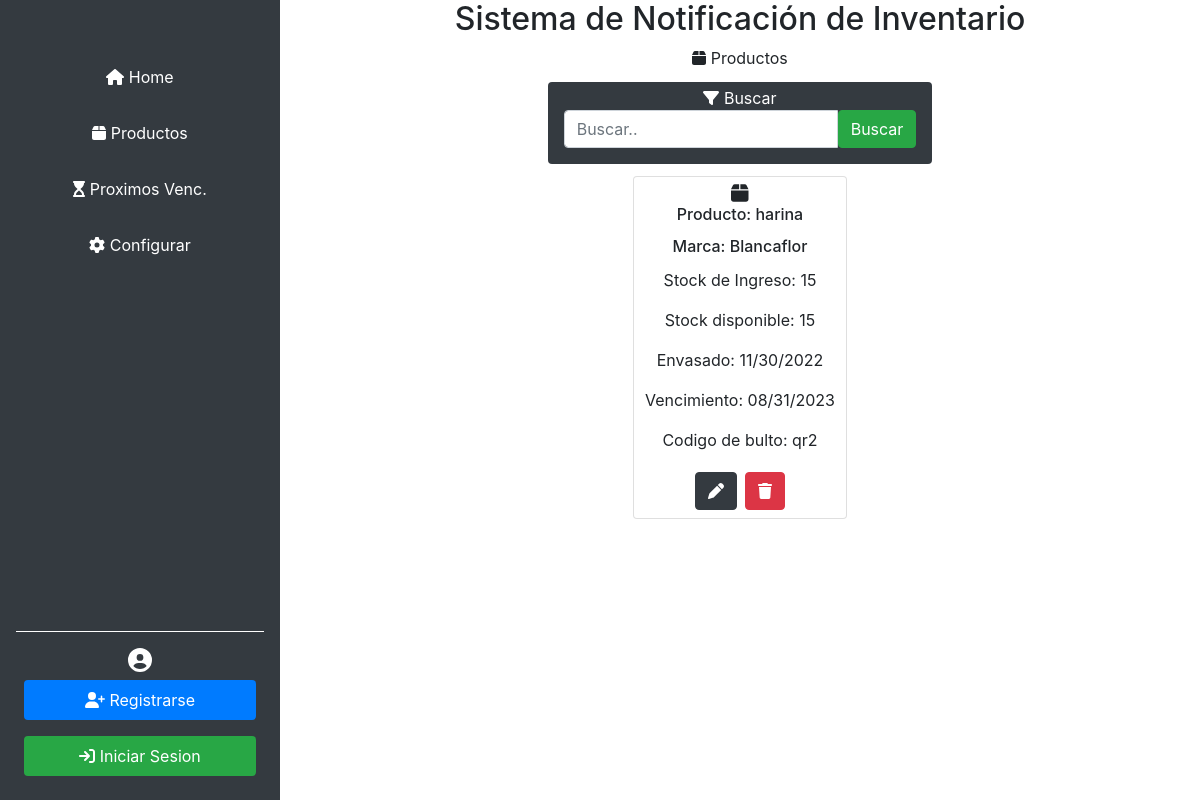
/productos/, run on an earlier commit of the app's database.
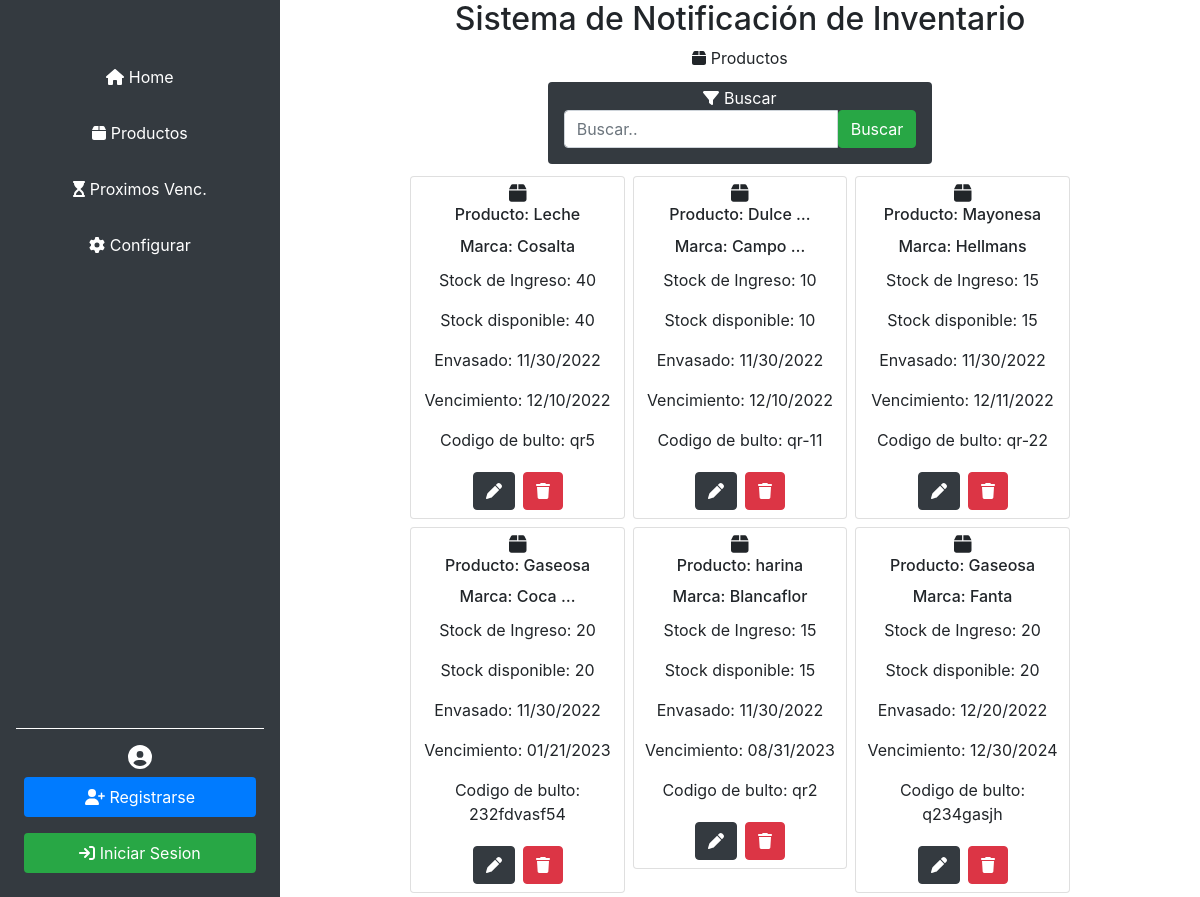
And on a later commit of the database.
### gestor/models.py (models this page shows, shortened)
class Producto(models.Model):
    marca = models.CharField(max_length=50,default="Generic")
    producto = models.CharField(max_length=50,help_text="Ingrese materia prima (harina, huevos, levadura, etc.)")
    tipo = models.CharField(max_length=30, help_text="Si corresponde, ejemplo: nombre:harina | tipo:'leudante'/'0000' ")
    fechaIngreso = models.DateField('Fecha de Ingreso',blank=False,help_text="Fecha de Ingreso a la fabrica")
    fechaVnto = models.DateField('Fecha de Vencimiento',blank=False,help_text="Fecha que figura en el envase")
    stockIng= models.PositiveIntegerField('Stock de ingreso',blank=False,help_text="Cantidad por bultos/fardos/cajas")
    stockDisp= models.PositiveIntegerField('Stock disponible',blank=False) # Para los caso de obtener-consumir la materia prima
    codStock = models.CharField('Codigo de Bulto',max_length=13,help_text="Codigo que figura en el bulto ",blank=True) # LOS FARDOS EN GRAL CONTIENEN UN CODIGO DEL MISMO
    class Meta:
        ordering = ['fechaVnto']

### gestor/views.py (the view)
# urls.py: path('productos/',views.ProductoListView.Buscar, name='productos'),
    def Buscar(request):
        productos = Producto.objects.all()
        busqueda = request.GET.get("myInput")
        if busqueda:
            productos = Producto.objects.filter(
                Q(marca__icontains=busqueda) |
                Q(producto__icontains=busqueda) |
                Q(codStock__icontains=busqueda)
            )
        return render(request, 'productos.html', {'productos': productos})

### gestor/templates/productos.html (shortened to what this page needs)
{% extends "base.html" %} {% block content %}
<div class="d-flex flex-column">
    <div class="d-flex flex-column justify-content align-items-center">
        <div class="card border-0 text-center">
            <div class="card-title">
                <span>
                    <i class="fa-solid fa-box"></i>
                    Productos
                </span>
            </div>
            <div class="card-body p-0 m-auto bg-dark rounded text-white">
                <form method="get">
                    <div class="mt-1 ml-3 mb-3 mr-3">
                        <span>
                            <i class="fa-solid fa-filter"></i>
                            Buscar
                        </span>
                        <div class="input-group ">
                            <input class="form-control" name="myInput" type="text" placeholder="Buscar.." value="{{ request.GET.myInput }}">
                                <button class="btn btn-success" type="submit">Buscar</button>
                        <br>
                        </div>
                    </div>
                </form>
            </div>
        </div>
    </div>
</div>
{% if productos %}
<div class="container mt-2">
    <div class="row justify-content-center">
        {% for producto in productos %}
        <div class="col-3 p-1">
            <div class="card text-center">
                <div class="card-body p-1">
                    <i class="fa-solid fa-box fa-lg"></i>
                    <h6 class="card-title">Producto: {{producto.producto | truncatewords:"1"}}</h6>
                    <h6 class="card-title">Marca: {{producto.marca | truncatewords:"1"}}</h6>
                    <p class="card-text">Stock de Ingreso: {{producto.stockIng}}</p>
                    <p class="card-text">Stock disponible: {{producto.stockDisp}}</p>
                    <p class="card-text">Envasado: {{producto.fechaIngreso | date:"SHORT_DATE_FORMAT"}}</p>
                    <p class="card-text">Vencimiento: {{producto.fechaVnto | date:"SHORT_DATE_FORMAT"}}</p>
                    <p class="card-text">Codigo de bulto: {{producto.codStock }}</p>
                    <div class="d-flex justify-content-center">
                        <a href="{% url 'producto_update' producto.id%}" class="btn btn-dark m-1">
                            <i class="fa-solid fa-pen"></i>
                        </a>
                        <button href="#" class="btn btn-danger m-1" data-toggle="modal" data-target="#exampleModal{{producto.id}}">
                            <i class="fa-solid fa-trash"></i>
                        </button>
                    </div>
                </div>
            </div>
        </div>
        {% if forloop.counter is 3 %} {% if not forloop.last%}
    </div>
    <div class="row justify-content-center">
        {% endif %} {% endif %} {% endfor %}
    </div>
</div>
{% endif %}
{% endblock %}

### gestor/templates/base.html (shortened to what this page needs)
<!DOCTYPE html>
<html lang="en">
<head>
    <link rel="stylesheet" href="https://stackpath.bootstrapcdn.com/bootstrap/4.5.2/css/bootstrap.min.css">
    <link href="https://fonts.googleapis.com/css2?family=Montserrat:ital,wght@0,100;0,200;0,300;0,400;0,500;0,600;0,700;1,100;1,200;1,300;1,400;1,500;1,600&display=swap" rel="stylesheet"> {% load static %}
    <link href="{% static 'fontawesomefree/css/all.min.css' %}" rel="stylesheet" type="text/css">
    <link rel="stylesheet" href="{% static 'style.css' %}">
</head>
<body>
    <main class="main">
        {% block sidebar %}
        <div class="d-flex flex-column flex-shrink-0 p-3 text-white bg-dark text-center" style="width: 280px;">
            <ul class="nav nav-pills flex-column mb-auto">
                <li class="nav-item m-2">
                    <a href="{% url 'home' %}" class="nav-link text-white" aria-current="page">
                        <i class="fa-solid fa-house icon-solid"></i> Home
                    </a>
                </li class="m-2 ">
                <li class="m-2">
                    <a href="{% url 'productos' %}" class="nav-link text-white">
                        <i class="fa-solid fa-box icon-solid"></i> Productos
                    </a>
                </li>
                <li class="m-2 ">
                    <a href="{% url 'vencimientos' %}" class="nav-link text-white">
                        <i class="fa-solid fa-hourglass-start icon-solid"></i> Proximos Venc.
                    </a>
                </li>
                <li class="m-2 ">
                    <a href="{% url 'configurar' %}" class="nav-link text-white">
                        <i class="fa fa-cog icon-solid" aria-hidden="true"></i> Configurar
                    </a>
                </li>
            </ul>
            <ul class="nav nav-pills flex-column">
                <li>
                    <hr class="border-white">
                </li>
                {% if user.is_authenticated %}
                    <li class="nav-item m-2">
                        <a href="{% url 'logout' %}" class="nav-link bg-danger text-white" aria-current="page">
                            <i class="fa fa-sign-out icon-solid"></i> Cerrar Sesion
                        </a>
                    </li class="m-2 ">
                {% else %}
                    <i class="fa-solid fa-circle-user fa-xl"></i>
                    <li class="nav-item m-2">
                        <a href="{% url 'registrar' %}" class="nav-link active text-white" aria-current="page">
                            <i class="fa fa-user-plus icon-solid"></i> Registrarse
                        </a>
                    </li class="m-2 ">
                    <li class="nav-item m-2">
                        <a href="{% url 'signin' %}" class="nav-link bg-success text-white" aria-current="page">
                            <i class="fa fa-sign-in icon-solid"></i> Iniciar Sesion
                        </a>
                    </li class="m-2 ">
                {% endif %}
            </ul>
        </div>
        <div class="container">
            <h2 class="text-center">Sistema de Notificación de Inventario</h2>
            {% block content %} {% endblock %}
        </div>
        {% endblock %}
    </main>
</body>
</html>

### gestor/static/style.css (style rules this page uses)
body { min-height: 100vh; min-height: -webkit-fill-available; }
html { height: -webkit-fill-available; }
main { display: flex; flex-wrap: nowrap; min-height: 100vh !important; height: 100vh !important; height: -webkit-fill-available !important; overflow-x: auto !important; }

What changed in the data, as far as the page shows it:
added Producto: producto "Leche", marca "Cosalta", stockIng "40", stockDisp "40", fechaIngreso "11/30/2022", fechaVnto "12/10/2022", codStock "qr5"
added Producto: producto "Dulce …", marca "Campo …", stockIng "10", stockDisp "10", fechaIngreso "11/30/2022", fechaVnto "12/10/2022", codStock "qr-11"
added Producto: producto "Mayonesa", marca "Hellmans", stockIng "15", stockDisp "15", fechaIngreso "11/30/2022", fechaVnto "12/11/2022", codStock "qr-22"
added Producto: producto "Gaseosa", marca "Coca …", stockIng "20", stockDisp "20", fechaIngreso "11/30/2022", fechaVnto "01/21/2023", codStock "232fdvasf54"
added Producto: producto "Gaseosa", marca "Fanta", stockIng "20", stockDisp "20", fechaIngreso "12/20/2022", fechaVnto "12/30/2024", codStock "q234gasjh"
